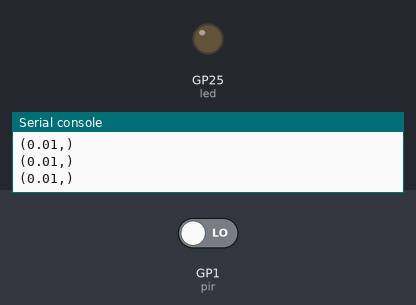
Recording of a program running on a simulated Raspberry Pi Pico running CircuitPython. Parts: output pins drawn as LEDs (lit = HIGH), the last lines printed to the serial console. The inputs (shaded band) are chosen by the test bench; at power-on: GP1 (pir) LOW.

Above: at 1.2 s.
1.3 s: GP1 (pir) driven HIGH
At 1.9 s:
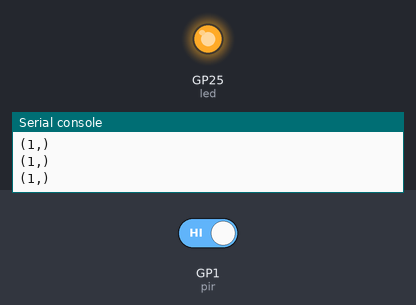
2.9 s: GP1 (pir) driven LOW
At 4.4 s:
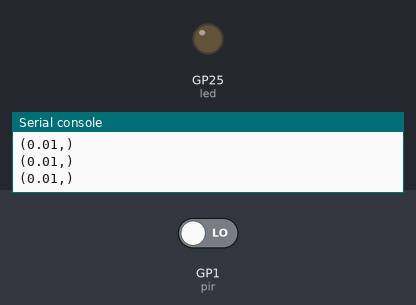
Timing chart, 0 to 5.9 s (numbered marks = the images above; inputs shaded):
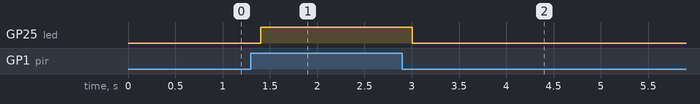

Measured:
- after the input at 1.3 s, GP25 (led): LOW → HIGH after 0.10 s
- after the input at 2.9 s, GP25 (led): HIGH → LOW after 0.10 s

The program:

pir.py
```python
'''
ESC204 2022W Widget Lab 2, Part 7
Task: Take readings using a passive infrared sensor.
'''

import time
import board
import digitalio

# Configure the internal GPIO connected to the LED as a digital output
led = digitalio.DigitalInOut(board.LED)
led.direction = digitalio.Direction.OUTPUT

# Setup digital input for PIR sensor:
pir = digitalio.DigitalInOut(board.GP1)
pir.direction = digitalio.Direction.INPUT

while True:
    # set LED value to match PIR sensor output
    pir_value = pir.value
    led.value = pir_value

    # plot PIR sensor output
    if pir_value:
        print((1,))

    else:
        print((0.01,))

    time.sleep(0.2)
```
